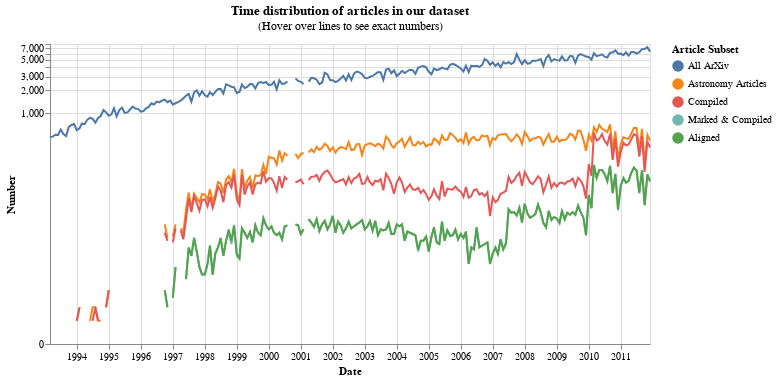

Notebook source saved alongside this figure:
### Code cell
time_chart

### Figure 1 — Vega-Lite specification as saved in the notebook (floating-point values rounded to 4 significant figures; data arrays with more than 128 entries replaced by an {"elided": "..."} marker saying what was removed)
{"config": {"view": {"continuousWidth": 300, "continuousHeight": 300}}, "layer": [{"mark": {"type": "line"}, "encoding": {"color": {"field": "Article Subset", "sort": ["All ArXiv", "Astronomy Articles", "Compiled", "Marked & Compiled", "Aligned"], "type": "nominal"}, "x": {"field": "Date", "type": "temporal"}, "y": {"field": "Number", "scale": {"type": "symlog"}, "type": "quantitative"}}, "title": {"text": "Time distribution of articles in our dataset", "subtitle": ["(Hover over lines to see exact numbers)"]}}, {"mark": {"type": "point"}, "encoding": {"opacity": {"value": 0}, "x": {"field": "Date", "type": "temporal"}}, "name": "view_34"}, {"mark": {"type": "point"}, "encoding": {"color": {"field": "Article Subset", "sort": ["All ArXiv", "Astronomy Articles", "Compiled", "Marked & Compiled", "Aligned"], "type": "nominal"}, "opacity": {"condition": {"param": "param_35", "value": 1, "empty": false}, "value": 0}, "x": {"field": "Date", "type": "temporal"}, "y": {"field": "Number", "scale": {"type": "symlog"}, "type": "quantitative"}}, "title": {"text": "Time distribution of articles in our dataset", "subtitle": ["(Hover over lines to see exact numbers)"]}}, {"mark": {"type": "rule", "color": "gray"}, "encoding": {"x": {"field": "Date", "type": "temporal"}}, "transform": [{"filter": {"param": "param_35", "empty": false}}]}, {"mark": {"type": "text", "align": "left", "dx": 5, "dy": -5}, "encoding": {"color": {"field": "Article Subset", "sort": ["All ArXiv", "Astronomy Articles", "Compiled", "Marked & Compiled", "Aligned"], "type": "nominal"}, "text": {"condition": {"param": "param_35", "empty": false, "field": "Number", "type": "quantitative"}, "value": " "}, "x": {"field": "Date", "type": "temporal"}, "y": {"field": "Number", "scale": {"type": "symlog"}, "type": "quantitative"}}, "title": {"text": "Time distribution of articles in our dataset", "subtitle": ["(Hover over lines to see exact numbers)"]}}], "data": {"name": "data-5e8c9f4fc63d3a52695c3df69dec176d"}, "height": 300, "params": [{"name": "param_35", "select": {"type": "point", "fields": ["Date"], "nearest": true, "on": "mouseover"}, "views": ["view_34"]}], "width": 600, "$schema": "https://vega.github.io/schema/vega-lite/v5.6.1.json", "datasets": {"data-5e8c9f4fc63d3a52695c3df69dec176d": {"elided": "1130 records"}}}
